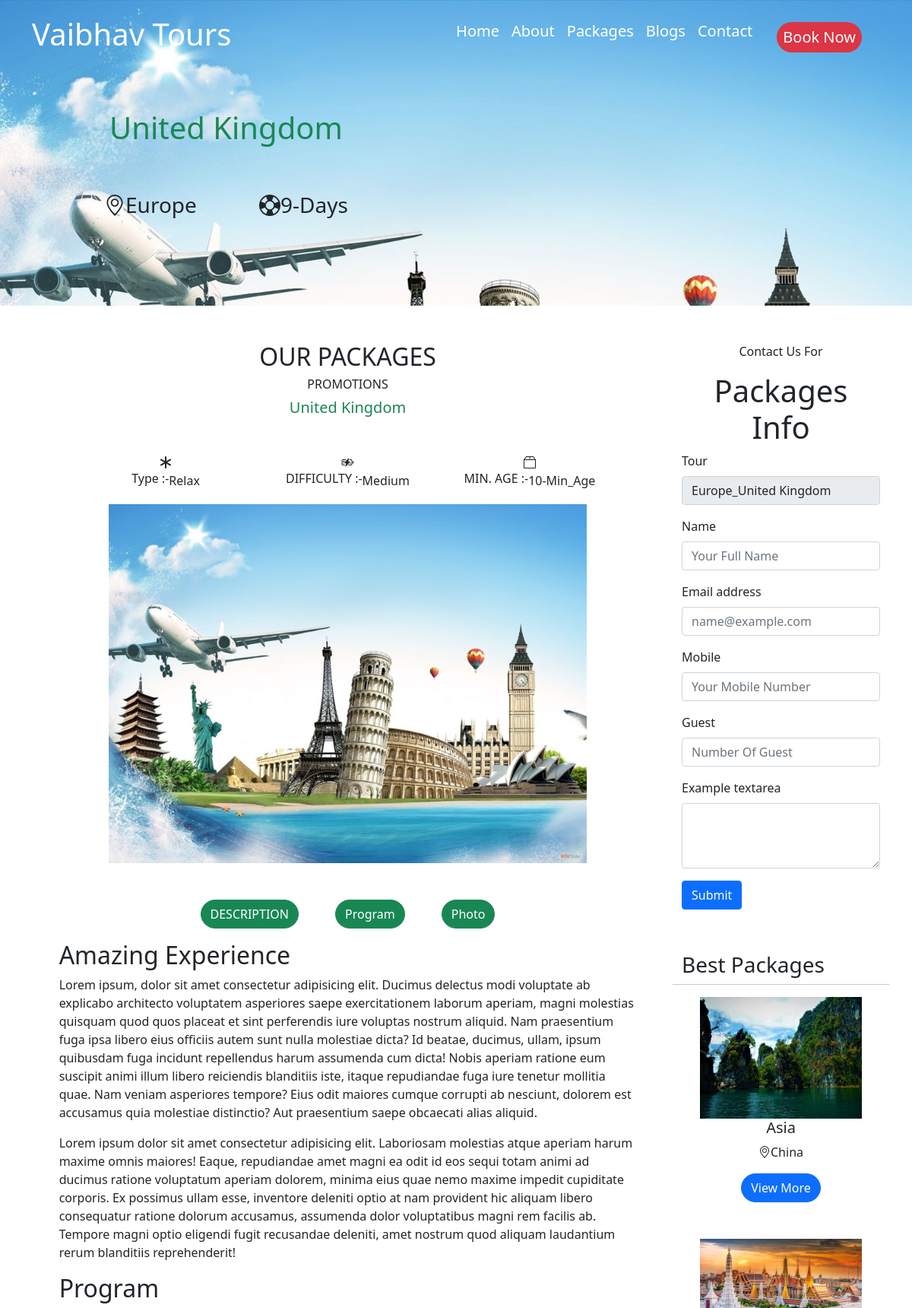
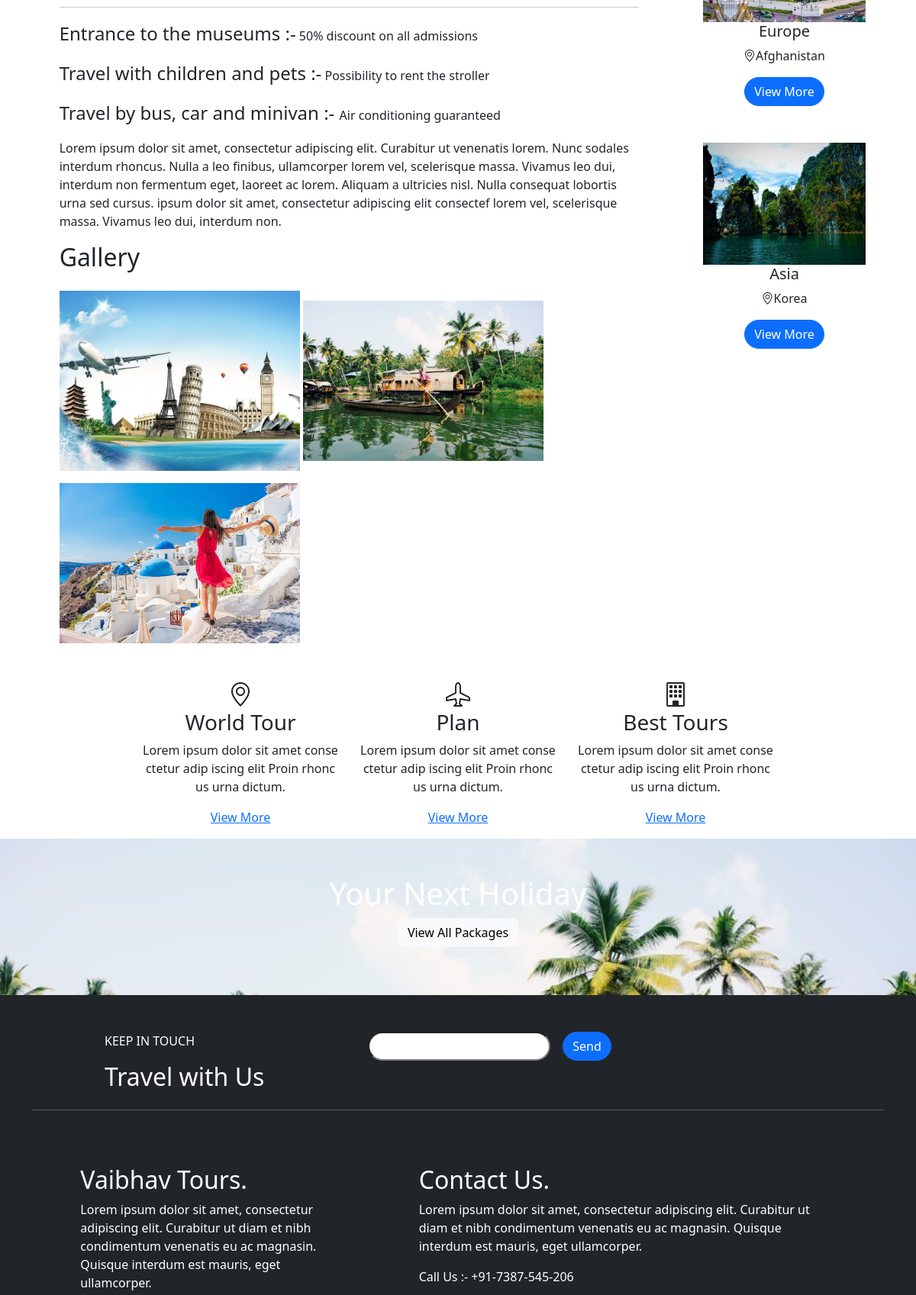
Screenshot of /show_package.php?id=4 (upper part) with the database file from the repository (2 pictures, top to bottom).
### tables this page shows
CREATE TABLE `pakages` (
  `ID` int(15) NOT NULL,
  `Name` varchar(255) NOT NULL,
  `email` varchar(255) NOT NULL,
  `Continents` varchar(255) NOT NULL,
  `Country` varchar(255) NOT NULL,
  `Min_Age` varchar(255) NOT NULL,
  `Diff` varchar(255) NOT NULL,
  `Type` varchar(255) NOT NULL,
  `Days` varchar(255) NOT NULL,
  `pic_1` varchar(355) NOT NULL,
  `pic_2` varchar(355) NOT NULL,
  `pic_3` varchar(255) NOT NULL,
  `pic_4` varchar(255) NOT NULL,
  `pic_5` varchar(255) NOT NULL,
  `pic_6` varchar(255) NOT NULL,
  `Date` date NOT NULL DEFAULT current_timestamp()
);

### show_package.php (the view, shortened to what the rows shown need)
<!doctype html>
<html lang="en">
<head>
    <link href="https://cdn.jsdelivr.net/npm/bootstrap@5.0.2/dist/css/bootstrap.min.css" rel="stylesheet">
    <link rel="stylesheet" href="CSS/style.css">
    <link rel="stylesheet" href="https://cdn.jsdelivr.net/npm/bootstrap-icons@1.9.1/font/bootstrap-icons.css">
</head>
<body>
    <nav class="navbar fixed-top navbar-expand-lg navbar-dark p-md-3">
        <div class="container">
        </div>
    </nav>
    <?php include 'DB.php';  ?>
    <?php
    $IDS = $_GET['id'];
    $select = "SELECT * FROM `pakages` WHERE ID='$IDS'";
    $result = mysqli_query($con, $select);
    while ($row = mysqli_fetch_array($result)) {
    ?>
        <div class="banner-contact-image w-100 vh-20 d-flex justify-content-start align-items-center p-5">
            <div class="content text-center p-5">
                <h1 class="text-success p-5"><?php echo $row['Country']; ?></h1>
                <p class="d-flex justify-content-around">
                    <span class="fs-3"><i class="bi bi-geo-alt"></i><?php echo $row['Continents']; ?></span>
                    <span class="fs-3"><i class="bi bi-life-preserver"></i><?php echo $row['Days']; ?></span>
                </p>
            </div>
        </div>
        <div class="container">
            <div class="row mt-5">
                <div class="col-md-9">
                    <div class="row justify-content-evenly">
                        <div class="col-md-11 ">
                            <h2 class="text-center">OUR PACKAGES</h2>
                            <h6 class="text-center">PROMOTIONS</h6>
                            <h5 class="text-center text-success"><?php echo $row['Country']; ?></h5>
                            <div class="row justify-content-center mt-5">
                                <div class="col-md-11 ">
                                    <div class="row justify-content-evenly">
                                        <div class="col-md-4">
                                            <span class="d-flex justify-content-center"><i class="bi bi-asterisk"></i></span>
                                            <p class="d-flex justify-content-center">
                                                <span class="h6">Type :- </span>
                                                <span><?php echo $row['Type']; ?></span>
                                            </p>
                                        </div>
                                        <div class="col-md-4">
                                            <span class="d-flex justify-content-center"><i class="bi bi-battery-charging"></i></span>
                                            <p class="d-flex justify-content-center">
                                                <span class="h6">DIFFICULTY :- </span>
                                                <span><?php echo $row['Diff']; ?></span>
                                            </p>
                                        </div>
                                        <div class="col-md-4">
                                            <span class="d-flex justify-content-center"><i class="bi bi-box2"></i></span>
                                            <p class="d-flex justify-content-center">
                                                <span class="h6">MIN. AGE :- </span>
                                                <span><?php echo $row['Min_Age']; ?></span>
                                            </p>
                                        </div>
                                    </div>
                                </div>
                            </div>
                            <div class="row justify-content-evenly">
                                <div class="col-md-10">
                                    <img src="Upload/Gallery/<?php echo $row['pic_1']; ?>" class="img-fluid" alt="" srcset="">
                                </div>
                            </div>
                        </div>
                    </div>
                    <div class="row justify-content-evenly">
                        <ul class="d-flex justify-content-center mt-5">
                            <li><a href="#discription" class="btn btn-success rounded-pill">DESCRIPTION</a></li>
                            <li><a href="#Program" class="btn btn-success rounded-pill mx-5">Program</a></li>
                            <li><a href="#Photo" class="btn btn-success rounded-pill ">Photo</a></li>
                        </ul>
                        <div class="col-md-11 col-10">
                            <section id="discription">
                                <h2>Amazing Experience</h2>
                                <p>Lorem ipsum, dolor sit amet consectetur adipisicing elit. Ducimus delectus modi voluptate ab explicabo architecto voluptatem asperiores saepe exercitationem laborum aperiam, magni molestias quisquam quod quos placeat et sint perferendis iure voluptas nostrum aliquid. Nam praesentium fuga ipsa libero eius officiis autem sunt nulla molestiae dicta? Id beatae, ducimus, ullam, ipsum quibusdam fuga incidunt repellendus harum assumenda cum dicta! Nobis aperiam ratione eum suscipit animi illum libero reiciendis blanditiis iste, itaque repudiandae fuga iure tenetur mollitia quae. Nam veniam asperiores tempore? Eius odit maiores cumque corrupti ab nesciunt, dolorem est accusamus quia molestiae distinctio? Aut praesentium saepe obcaecati alias aliquid.</p>
                                <p>Lorem ipsum dolor sit amet consectetur adipisicing elit. Laboriosam molestias atque aperiam harum maxime omnis maiores! Eaque, repudiandae amet magni ea odit id eos sequi totam animi ad ducimus ratione voluptatum aperiam dolorem, minima eius quae nemo maxime impedit cupiditate corporis. Ex possimus ullam esse, inventore deleniti optio at nam provident hic aliquam libero consequatur ratione dolorum accusamus, assumenda dolor voluptatibus magni rem facilis ab. Tempore magni optio eligendi fugit recusandae deleniti, amet nostrum quod aliquam laudantium rerum blanditiis reprehenderit!</p>
                            </section>
                            <section id="Program">
                                <h2>Program</h2>
                                <hr>
                                <span>
                                    <p> <span class="fs-4"> Entrance to the museums :-</span> <span>50% discount on all admissions</span></p>
                                    <p> <span class="fs-4"> Travel with children and pets :-</span> <span>Possibility to rent the stroller</span></p>
                                    <p> <span class="fs-4"> Travel by bus, car and minivan :- </span> <span>Air conditioning guaranteed</span></p>
                                    <p>
                                        Lorem ipsum dolor sit amet, consectetur adipiscing elit. Curabitur ut venenatis lorem. Nunc sodales interdum rhoncus. Nulla a leo finibus, ullamcorper lorem vel, scelerisque massa. Vivamus leo dui, interdum non fermentum eget, laoreet ac lorem. Aliquam a ultricies nisl. Nulla consequat lobortis urna sed cursus. ipsum dolor sit amet, consectetur adipiscing elit consectef lorem vel, scelerisque massa. Vivamus leo dui, interdum non.
                                    </p>
                                </span>
                            </section>
                            <section id="Photo">
                                <h2>Gallery</h2>
                                <img src="Upload/Gallery/<?php echo $row['pic_1']; ?>" width="315px" class="img-fuild mt-3" alt="" srcset="">
                                <img src="Upload/Gallery/<?php echo $row['pic_2']; ?>" width="315px" class="img-fuild mt-3" alt="" srcset="">
                                <img src="Upload/Gallery/<?php echo $row['pic_3']; ?>" width="315px" class="img-fuild mt-3" alt="" srcset="">
                            </section>
                        </div>
                    </div>
                </div>
                <div class="col-md-3">
                    <p class="text-center">Contact Us For</p>
                    <h1 class="text-center">Packages Info</h1>
                    <?php
                    $IDS = $_GET['id'];
                    $select = "SELECT * FROM `pakages` WHERE ID='$IDS'";
                    $result = mysqli_query($con, $select);
                    while ($row = mysqli_fetch_array($result)) {
                    ?>
                        <form action="" method="post">
                            <div class="mb-3">
                                <label for="exampleFormControlInput1" class="form-label">Tour</label>
                                <input type="text" class="form-control" id="exampleFormControlInput1" Value="<?php echo $row['Continents'];?>_<?php echo $row['Country'];?>" name="tour" readonly>
                            </div>
                            <div class="mb-3">
                                <label for="exampleFormControlInput1" class="form-label">Name</label>
                                <input type="text" class="form-control" id="exampleFormControlInput1" placeholder="Your Full Name" name="name">
                            </div>
                            <div class="mb-3">
                                <label for="exampleFormControlInput1" class="form-label">Email address</label>
                                <input type="email" class="form-control" id="exampleFormControlInput1" placeholder="name@example.com" name="email">
                            </div>
                            <div class="mb-3">
                                <label for="exampleFormControlInput1" class="form-label">Mobile</label>
                                <input type="tel" class="form-control" id="exampleFormControlInput1" placeholder="Your Mobile Number" name="mobile">
                            </div>
                            <div class="mb-3">
                                <label for="exampleFormControlInput1" class="form-label">Guest</label>
                                <input type="text" class="form-control" id="exampleFormControlInput1" placeholder="Number Of Guest" name="guest">
                            </div>
                            <div class="mb-3">
                                <label for="exampleFormControlTextarea1" class="form-label">Example textarea</label>
                                <textarea class="form-control" id="exampleFormControlTextarea1" rows="3" name="mess"></textarea>
                            </div>
                            <button type="submit" class="btn btn-primary" name="send">Submit</button>
                        </form>
                      <?php
                    }
                    ?>
                    <div class="row">
                        <div class="col-md-12 mt-3">
                        </div>
                    </div>
                    <div class="row justify-content-center">
                        <h3 class="mt-3">Best Packages</h3>
                        <hr>
                        <?php
                        $selectpackage = "select * from pakages LIMIT  3";
                        $querypack = mysqli_query($con, $selectpackage);
                        while ($row = mysqli_fetch_array($querypack)) {
                        ?>
                            <div class="col-md-10 col-9 text-center">
                                <img src="Upload/Gallery/<?php echo $row['pic_1']; ?>" class="img-fluid" alt="">
                                <h5><?php echo $row['Continents'] ?></h5>
                                <p><i class="bi bi-geo-alt"></i><?php echo $row['Country'] ?></p>
                                <a href="show_package.php?id=<?php echo $row['ID'] ?>" class="h6 mb-5 btn btn-primary rounded-pill"> View More</a>
                            </div>
                        <?php  } ?>
                    </div>
                </div>
            </div>
            <div class="row justify-content-center mt-5 mb-3">
                <div class="col-md-3 col-9 text-center">
                    <i class="bi bi-geo-alt h2"></i>
                    <h3>World Tour</h3>
                    <p>Lorem ipsum dolor sit amet conse ctetur adip iscing elit Proin rhonc us urna dictum.</p>
                    <a href="" class="h6 mb-5"> View More</a>
                </div>
                <div class="col-md-3 col-9 text-center">
                    <i class="bi bi-airplane h2"></i>
                    <h3>Plan</h3>
                    <p>Lorem ipsum dolor sit amet conse ctetur adip iscing elit Proin rhonc us urna dictum.</p>
                    <a href="" class="h6 mb-5"> View More</a>
                </div>
                <div class="col-md-3 col-9 text-center">
                    <i class="bi bi-building h2"></i>
                    <h3>Best Tours</h3>
                    <p>Lorem ipsum dolor sit amet conse ctetur adip iscing elit Proin rhonc us urna dictum.</p>
                    <a href="" class="h6 mb-5"> View More</a>
                </div>
            </div>
        </div>
        <section id="package">
            <div id="main-banner" class="banner-image w-100 vh-50 d-flex justify-content-center align-items-center" style="
        background-image: url('Img/one.png');
        background-size: cover;
        ">
                <div class="content text-center">
                    <h1 class="text-white mt-5 h1">Your Next Holiday</h1>
                    <a href="package.php" class="btn btn-light"> View All Packages </a>
                    <p class="text-white h3 mt-3"><a href="" class="card-text one btn btn-primary ">View Destination</a>
                    </p>
                </div>
            </div>
        </section>
    <?php } ?>
    <footer class="bg-dark text-white">
        <div class="container pt-5">
            <div class="row justify-content-evenly">
                <div class="col-md-10" id="foot">
                    <div class="row justify-content-between">
                        <div class="col-md-5">
                            <span>
                                <h2>Travel with Us</h2>
                            </span>
                        </div>
                    </div>
                </div>
            </div>
            <div class="row justify-content-evenly mt-5">
                <div class="col-md-4 mt-4 mb-3">
                    <h2>Vaibhav Tours.</h2>
                </div>
                <div class="col-md-6 mt-4 mb-3">
                    <h2>Contact Us.</h2>
                </div>
            </div>
        </div>
    </footer>
</body>
</html>

### rows the page displays
pakages: Country "United Kingdom", Continents "Europe", Days "9-Days", Type "Relax", Diff "Medium", Min_Age "10-Min_Age", pic_1 (picture), pic_2 (picture), pic_3 (picture), tour "Europe_United Kingdom"
pakages: pic_1 (picture), Continents "Asia", Country "China"
pakages: pic_1 (picture), Continents "Europe", Country "Afghanistan"
pakages: pic_1 (picture), Continents "Asia", Country "Korea"
